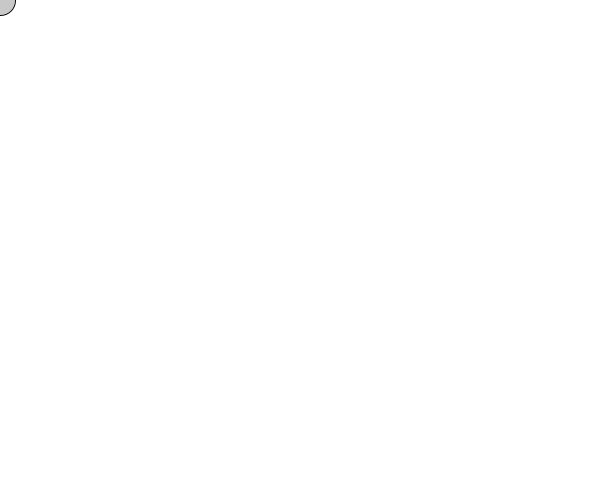
Frame 1 (no input)
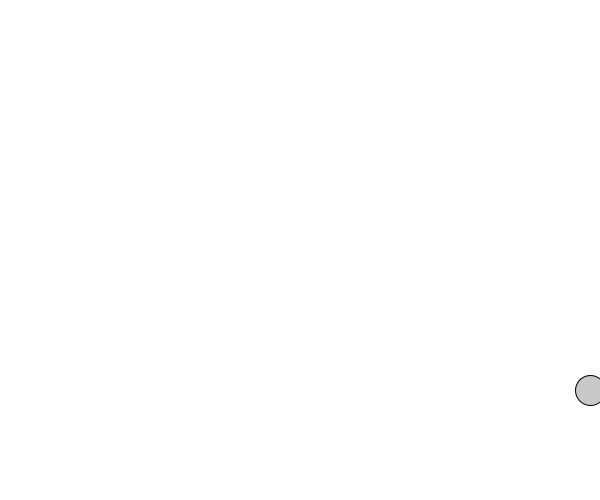
Frame 60 (the mouse pressed at the canvas centre just before this capture)
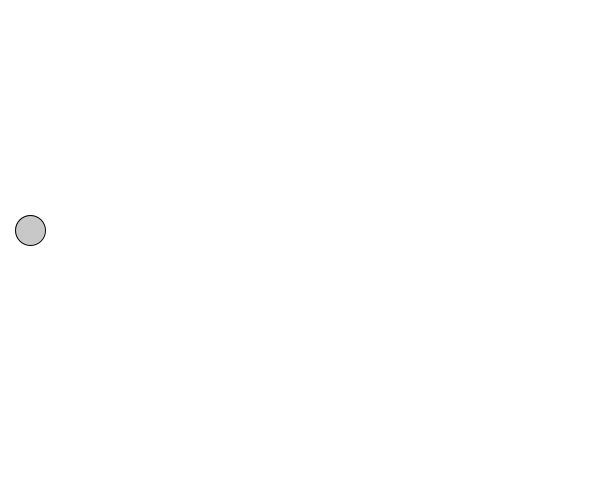
Frame 120 (the mouse held since frame 60 and released just before this capture)

The Processing sketch that drew these frames (run headless with seeded random() and noise(); from frame 60 on, the mouse is pressed at the canvas centre):

// Processing sketch: Code2_2
// ── Code2_2.pde

int xVel;
int yVel;
int speed; 
int gravity;

void setup() 
{
 size(600,500);
 xVel = 0;
 yVel = 0;
 speed = 10;
 gravity = 10;
}

void draw() 
{
  background(255);
  fill(200);
  ellipse(xVel,yVel,30,30);
  
   yVel = yVel + gravity;
   xVel = xVel + speed;
   
  if(yVel+15 > height)
  {
    gravity= -10;
  }
  if(yVel-15 < 0)
  {
    gravity= 10;
  }
  //corrected for ball side hitting wall
  if(xVel+15 > width)
  {
    speed= -10;
  }
  if(xVel-15 < 0)
  {
    speed= 10;
  }
}
